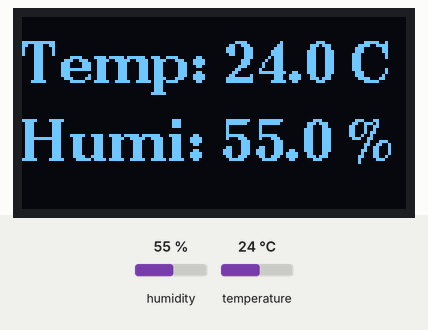
This sketch was run on a simulated ESP32-S3. Shown: 128×64 one-colour display. Wiring (inferred from the names in the program): SHT3x sensor at I2C address 0x44. The test bench sets the inputs (shaded band); at power-on: humidity 55 %, temperature 24 °C.

Above: at 2.8 s.
2.9 s: humidity set to 22 %
At 5.3 s:
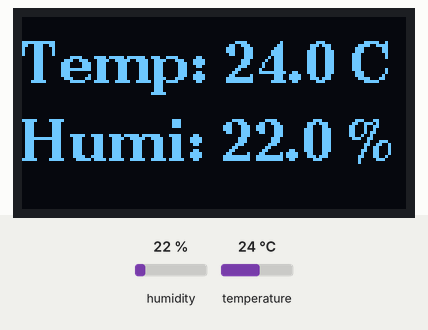
5.6 s: temperature set to 12 °C
At 7.4 s:
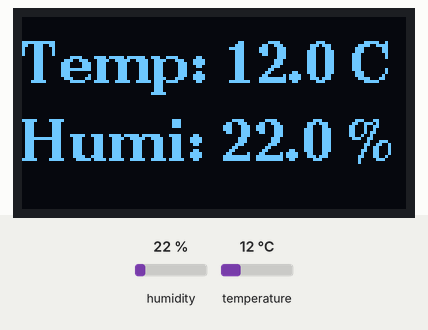
8.3 s: humidity set to 40 %
At 11.4 s:
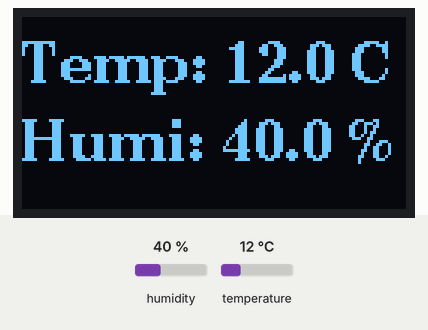
11.8 s: temperature set to 19 °C
At 13.4 s:
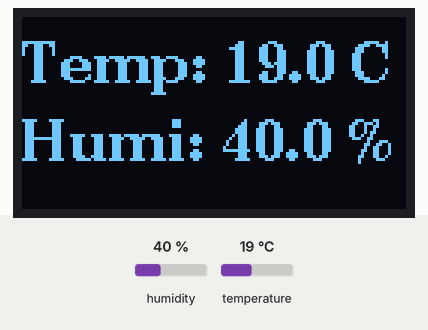
Timing chart, 0 to 14.9 s (numbered marks = the images above; inputs shaded):
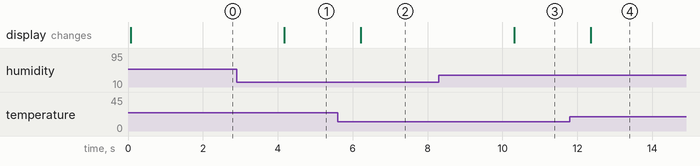

The sketch:

sht30_oled.ino
```cpp
// ESP32-S3 + SHT30 + OLED 温湿度计原型（消费级产品形态）
// SHT30 与 OLED 共享 I2C 总线（SDA=8, SCL=9，地址 0x44 / 0x3C）
// 异常路径：传感器离线时屏幕显示 "Sensor offline" 而非卡死
#include <Wire.h>
#include <U8g2lib.h>

U8G2_SSD1306_128X64_NONAME_F_HW_I2C oled(U8G2_R0, U8X8_PIN_NONE);

bool readSHT30(float &t, float &h) {
  Wire.beginTransmission(0x44);
  Wire.write(0x2C);
  Wire.write(0x06);
  if (Wire.endTransmission() != 0) return false;
  delay(20);
  Wire.requestFrom(0x44, 6);
  if (Wire.available() < 6) return false;
  uint8_t buf[6];
  for (int i = 0; i < 6; i++) buf[i] = Wire.read();
  t = -45.0 + 175.0 * ((buf[0] << 8 | buf[1]) / 65535.0);
  h = 100.0 * ((buf[3] << 8 | buf[4]) / 65535.0);
  return true;
}

void setup() {
  Serial.begin(115200);
  Wire.begin(8, 9);
  oled.begin();
}

void loop() {
  float t, h;
  oled.clearBuffer();
  oled.setFont(u8g2_font_ncenB14_tf);
  if (readSHT30(t, h)) {
    oled.setCursor(0, 22);
    oled.print("Temp: "); oled.print(t, 1); oled.print(" C");
    oled.setCursor(0, 48);
    oled.print("Humi: "); oled.print(h, 1); oled.print(" %");
  } else {
    oled.setCursor(0, 30);
    oled.print("Sensor offline!");
    oled.setCursor(0, 50);
    oled.print("check I2C wiring");
  }
  oled.sendBuffer();
  delay(2000);
}
```

Measured:
- after the input at 2.9 s, the display: changes after 1.3 s (image 1)
- after the input at 5.6 s, the display: changes after 0.62 s (image 2)
- after the input at 8.3 s, the display: changes after 2.0 s (image 3)
- after the input at 11.8 s, the display: changes after 0.56 s (image 4)
